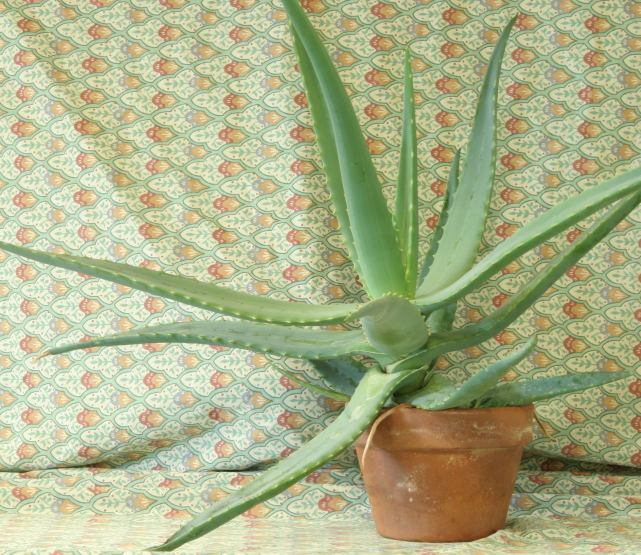
//> input picture 08_3D_vision/08_01_disparity/data/aloeL.jpg, 1282 x 1110 px (shown at 1/2 size)
$ ./frequencies ../../08_3D_vision/08_01_disparity/data/aloeL.jpg   (built with g++ and OpenCV 4)
//> lines starting //> are read from the running program, lines starting //| are printed output that depends on the picture
/**
 * @file frequencies.cpp
 * @brief Fourier Basis Wave Visualization (equivalent to freq.py)
 * @author José Miguel Guerrero Hernández
 *
 * This example demonstrates:
 * - Generation of Fourier basis functions (sinusoidal waves)
 * - Visualization of frequency components
 *
 * The 2D Fourier basis function is:
 *   Z(x,y) = cos(2π(ux/M + vy/N))
 *
 * Where:
 * - u: horizontal oscillations (frequency in x direction)
 * - v: vertical oscillations (frequency in y direction)
 * - M, N: image dimensions
 */

#include <cstdlib>
#include <opencv2/core.hpp>
#include <opencv2/highgui.hpp>
#include <opencv2/imgproc.hpp>
#include <opencv2/imgcodecs.hpp>
#include <iostream>
#include <cmath>

/**
 * @brief Generates a 2D Fourier basis wave for frequency (u, v)
 *
 * Creates a cosine wave pattern that represents one frequency component
 * of the 2D Fourier transform. This basis function oscillates:
 *   - 'u' times horizontally (across columns)
 *   - 'v' times vertically (across rows)
 *
 * Formula: Z(x,y) = cos(2π(ux/M + vy/N))
 *
 * @param u Horizontal frequency (number of complete cycles in x direction)
 * @param v Vertical frequency (number of complete cycles in y direction)
 * @param M Number of columns (width of the generated pattern)
 * @param N Number of rows (height of the generated pattern)
 * @return CV_32F matrix containing the basis wave with values in [-1, 1]
 */
cv::Mat basicWave(int u, int v, int M = 500, int N = 500)
{
  cv::Mat Z(N, M, CV_32F);

  // Generate 2D cosine wave pattern
  for (int y = 0; y < N; y++) {
    for (int x = 0; x < M; x++) {
      // Calculate phase: 2π(ux/M + vy/N)
      // This creates u horizontal cycles and v vertical cycles
      double angle = 2.0 * CV_PI *
        (static_cast<double>(u) * x / M + static_cast<double>(v) * y / N);
      Z.at<float>(y, x) = static_cast<float>(std::cos(angle));
    }
  }

  return Z;
}

/**
 * @brief Computes the Discrete Fourier Transform of a grayscale image
 *
 * Performs the following steps:
 * 1. Pads the image to optimal size for FFT performance
 * 2. Converts to complex format (real + imaginary planes)
 * 3. Applies DFT to obtain frequency domain representation
 *
 * @param image Input grayscale image (CV_8U or CV_32F)
 * @return Complex DFT result (CV_32FC2) with real and imaginary components
 *         Size may be larger than input due to optimal padding
 */
cv::Mat computeDFT(const cv::Mat & image)
{
  // Pad to optimal size for DFT performance (powers of 2, 3, 5)
  cv::Mat padded;
  int optimal_rows = cv::getOptimalDFTSize(image.rows);
  int optimal_cols = cv::getOptimalDFTSize(image.cols);

  cv::copyMakeBorder(image, padded,
                     0, optimal_rows - image.rows,
                     0, optimal_cols - image.cols,
                     cv::BORDER_CONSTANT, cv::Scalar::all(0));

  // Create complex image with real and imaginary parts
  cv::Mat real_part;
  padded.convertTo(real_part, CV_32F);  // Real part = image data
  cv::Mat imaginary_part = cv::Mat::zeros(padded.size(), CV_32F);  // Imaginary part = 0

  cv::Mat planes[] = {real_part, imaginary_part};
  cv::Mat complex_image;
  cv::merge(planes, 2, complex_image);  // Merge into 2-channel complex matrix

  // Compute DFT
  cv::dft(complex_image, complex_image, cv::DFT_COMPLEX_OUTPUT);

  return complex_image;
}

/**
 * @brief Displays usage information
 */
// [26 lines left out: function printHelp, not called in this run]

int main(int argc, char ** argv)
{
  // Command-line arguments; --help prints the usage, as in every other example.
  // The two modes are told apart by whether --u and --v are given, instead of
  // by sniffing whether the positional arguments look numeric
  cv::CommandLineParser parser(argc, argv,
    "{help h | | Show this help message}"
    "{@input | ../../data/starry_night.jpg | Image to decompose and reconstruct}"
    "{maxfreq | -1 | Highest frequency used, -1 for max(width, height) / 2}"
    "{size | -1 | Side of the square basis waves, -1 for max(width, height)}"
    "{u | -1 | Single basis wave mode: horizontal frequency, needs v as well}"
    "{v | -1 | Single basis wave mode: vertical frequency, needs u as well}");
  if (parser.has("help")) {
    printHelp(argv);
    return EXIT_SUCCESS;
  }

  cv::Mat reference_image;  // Resized image for reconstruction
  cv::Mat original_image;   // Original image before resizing
  int max_freq = parser.get<int>("maxfreq");
  int size = parser.get<int>("size");
  const int single_u = parser.get<int>("u");
  const int single_v = parser.get<int>("v");

  if (!parser.check()) {
    parser.printErrors();
    return EXIT_FAILURE;
  }

  if ((single_u >= 0) != (single_v >= 0)) {
    std::cerr << "Error: --u and --v go together; give both or neither." << std::endl;
    return EXIT_FAILURE;
  }

  // Asking for one basis wave needs no image, so the image is only read in the
  // reconstruction mode. That is also where the size defaults come from
  const bool single_basis_mode = (single_u >= 0 && single_v >= 0);
  if (single_basis_mode) {
    if (size == -1) {
      size = 256;  // There is no image to take the size from
    }
    std::cout << "Single basis wave mode: u=" << single_u
              << ", v=" << single_v << ", size=" << size << "x" << size << std::endl;
  } else {
    const std::string filename = parser.get<std::string>("@input");
    original_image = cv::imread(cv::samples::findFile(filename, false), cv::IMREAD_GRAYSCALE);
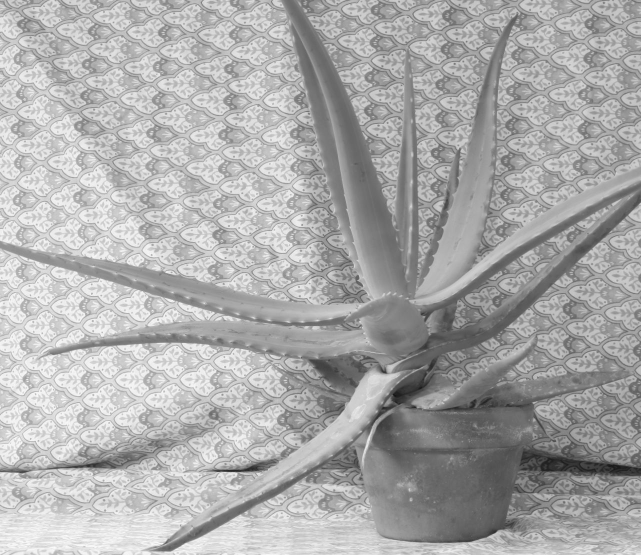
//> original_image: 1110 rows x 1282 cols, CV_8UC1 (shown at 1/2 size); min 18, max 255, mean 170.8
    if (original_image.empty()) {
      std::cerr << "Error: Could not load image '" << filename << "'" << std::endl;
      return EXIT_FAILURE;
    }
    std::cout << "Reference image loaded: " << original_image.cols << "x"
              << original_image.rows << std::endl;
//| Reference image loaded: 1282x1110

    if (size == -1) {
      size = std::max(original_image.cols, original_image.rows);
    }
    if (max_freq == -1) {
      max_freq = std::max(original_image.cols, original_image.rows) / 2;
    }
  }

  // ============================================================================
  // MODE 1: Display single basis wave (no image required)
  // ============================================================================
  if (single_basis_mode) {
    std::cout << "\nGenerating basis wave Z(x,y) = cos(2π(" << single_u << "*x/" << size
              << " + " << single_v << "*y/" << size << "))" << std::endl;

    cv::Mat basis_wave = basicWave(single_u, single_v, size, size);

    // Normalize for display: [-1,1] -> [0,255]
    cv::Mat display;
    cv::normalize(basis_wave, display, 0, 1, cv::NORM_MINMAX);
    cv::Mat displayU8;
    display.convertTo(displayU8, CV_8U, 255);

    std::string windowName = "Fourier Basis: u=" + std::to_string(single_u) +
      ", v=" + std::to_string(single_v);
    cv::namedWindow(windowName, cv::WINDOW_AUTOSIZE);
    cv::imshow(windowName, displayU8);

    std::cout << "Press any key to exit..." << std::endl;
    cv::waitKey(0);
    cv::destroyAllWindows();
    return EXIT_SUCCESS;
  }

  // Resize image to working size
  if (!original_image.empty()) {
    cv::resize(original_image, reference_image, cv::Size(size, size));
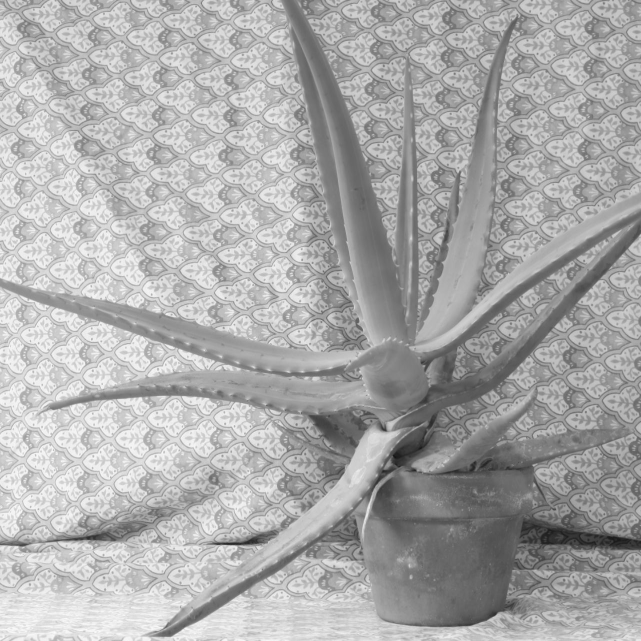
//> reference_image: 1282 rows x 1282 cols, CV_8UC1 (shown at 1/2 size); min 18, max 255, mean 170.7
  }

  if (reference_image.empty()) {
    std::cerr << "Error: Image is required for reconstruction demo." << std::endl;
    std::cerr << "Usage: " << argv[0] << " [image_path] [--maxfreq=N] [--size=N]" << std::endl;
    return EXIT_FAILURE;
  }

  std::cout << "Max frequency: " << max_freq << std::endl;
//| Max frequency: 641
  std::cout << "Basis wave size: " << size << "x" << size << std::endl;
//| Basis wave size: 1282x1282

  // ============================================================================
  // SECTION 2: Compute DFT of reference image
  // ============================================================================
  std::cout << "Computing DFT..." << std::endl;
  cv::Mat complex_dft = computeDFT(reference_image);
//> in computeDFT, `cv::copyMakeBorder(image, padded, 0, optimal_rows - image.rows, 0, opt..`:
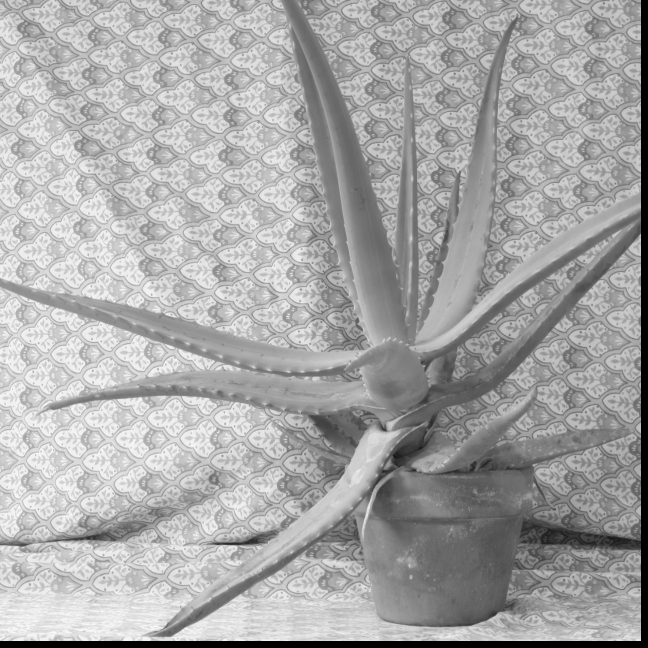
//> padded: 1296 rows x 1296 cols, CV_8UC1 (shown at 1/2 size); min 0, max 255, mean 167
  std::cout << "DFT size: " << complex_dft.cols << "x" << complex_dft.rows << std::endl;
//| DFT size: 1296x1296

  // Auto-adjust max_freq to include all DFT frequencies if user didn't specify
  if (argc < 3) {
    max_freq = std::max(complex_dft.rows, complex_dft.cols) - 1;
    std::cout << "Using full DFT spectrum, max_freq updated to: " << max_freq << std::endl;
//| Using full DFT spectrum, max_freq updated to: 1295
  }

  // ============================================================================
  // SECTION 3: Progressive reconstruction animation loop
  // ============================================================================
  std::cout << "\nStarting animation loop..." << std::endl;
  std::cout << "Press SPACE to pause/resume, Q or ESC to quit" << std::endl;

  const std::string window_name = "Fourier Basis Reconstruction";
  cv::namedWindow(window_name, cv::WINDOW_AUTOSIZE);

  bool paused = false;
  int u = 0;
  int v = 0;

  // Partial DFT spectrum: accumulates frequencies progressively
  // Starts empty (all zeros), one frequency added per iteration
  cv::Mat partial_dft = cv::Mat::zeros(complex_dft.size(), CV_32FC2);

  while (true) {
    if (!paused) {
      // --- Step 1: Generate basis wave for current frequency (u,v) ---
      cv::Mat basis_wave = basicWave(u, v, size, size);

      // --- Step 2: Get DFT coefficient at this frequency ---
      int dft_u = u;
      int dft_v = v;

      // Validate frequency is within DFT bounds (may differ from max_freq)
      if (dft_u >= complex_dft.cols || dft_v >= complex_dft.rows) {
        // Out of bounds - skip to next frequency
        v++;
        if (v > max_freq) {
          v = 0;
          u++;
        }
        continue;
      }

      // Extract complex coefficient: F(u,v) = real + i*imag
      cv::Vec2f coefficient = complex_dft.at<cv::Vec2f>(dft_v, dft_u);
//> coefficient = [280474368, 0]
      float real_part = coefficient[0];
//> real_part = 280474368
      float imag_part = coefficient[1];
//> imag_part = 0
      float magnitude = std::sqrt(real_part * real_part + imag_part * imag_part);
//> magnitude = 280474368

      // --- Step 3: Add frequency to partial spectrum ---
      partial_dft.at<cv::Vec2f>(dft_v, dft_u) = coefficient;

      // For real-valued images, DFT has conjugate symmetry:
      // F(M-u, N-v) = conjugate(F(u,v))
      // We must add both the frequency and its conjugate pair for correct IDFT
      if (u > 0 || v > 0) {  // Skip DC component (u=0, v=0) - it has no pair
        int conj_u = (u == 0) ? 0 : (complex_dft.cols - u);
        int conj_v = (v == 0) ? 0 : (complex_dft.rows - v);
        if (conj_u < complex_dft.cols && conj_v < complex_dft.rows) {
          // Conjugate: flip sign of imaginary part
          partial_dft.at<cv::Vec2f>(conj_v, conj_u) = cv::Vec2f(real_part, -imag_part);
        }
      }

      // --- Step 4: Inverse DFT to reconstruct image from partial spectrum ---
      // DFT_SCALE: normalize by 1/N (required for proper amplitude)
      // DFT_REAL_OUTPUT: output only real part (imaginary should be ~0)
      cv::Mat reconstructed_complex;
      cv::idft(partial_dft, reconstructed_complex, cv::DFT_SCALE | cv::DFT_REAL_OUTPUT);
//> reconstructed_complex: 1296 rows x 1296 cols, CV_32FC1; every value is 167

      // Extract real channel (imaginary part is negligible for real images)
      cv::Mat reconstruction;
      if (reconstructed_complex.channels() == 2) {
        cv::Mat planes[2];
        cv::split(reconstructed_complex, planes);
        reconstruction = planes[0];  // Real part only
      } else {
        reconstruction = reconstructed_complex;  // Already real
      }

      // Remove padding: crop back to working size
      reconstruction = reconstruction(cv::Rect(0, 0, size, size));
//> reconstruction: 1282 rows x 1282 cols, CV_32FC1; every value is 167

      // --- Step 5: Prepare images for display ---

      // Basis wave: normalize from [-1,1] to [0,255] for visualization
      cv::Mat basis_display;
      cv::normalize(basis_wave, basis_display, 0, 1, cv::NORM_MINMAX);
      cv::Mat basis_u8;
      basis_display.convertTo(basis_u8, CV_8U, 255);

      // Reconstruction: convert to 8-bit and clamp to valid range
      cv::Mat reconstruction_u8;
      reconstruction.convertTo(reconstruction_u8, CV_8U);
//> reconstruction_u8: 1282 rows x 1282 cols, CV_8UC1; every value is 167
      reconstruction_u8 = cv::max(0, cv::min(255, reconstruction_u8));

      // Create 3-panel display: [Original | Basis | Reconstruction]
      cv::Mat combined;
      cv::hconcat(reference_image, basis_u8, combined);
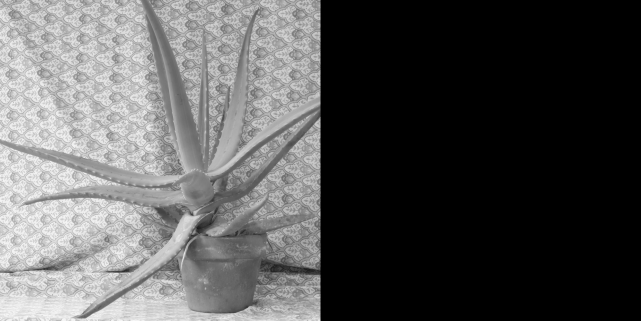
//> combined: 1282 rows x 2564 cols, CV_8UC1 (shown at 1/4 size); min 0, max 255, mean 85.3
      cv::hconcat(combined, reconstruction_u8, combined);
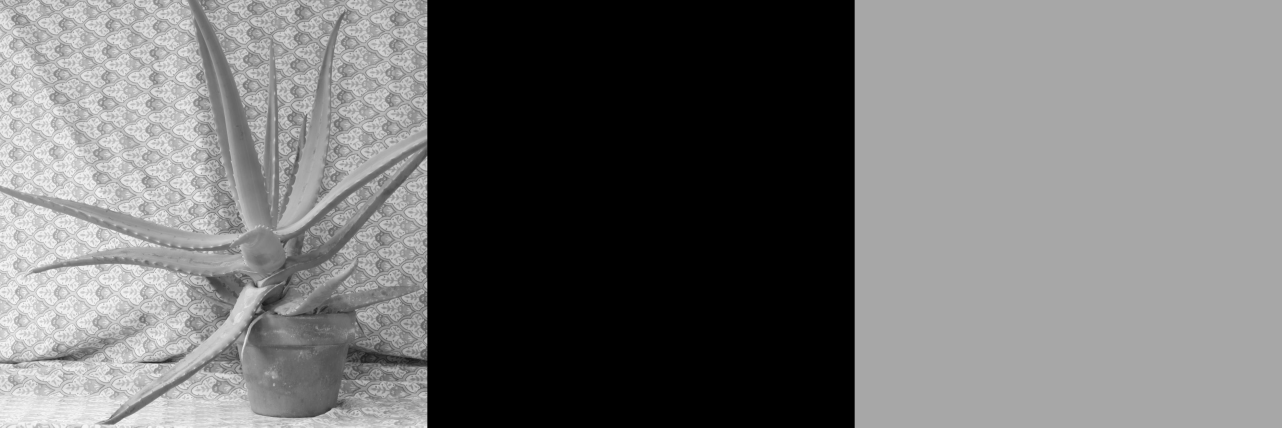
//> combined: 1282 rows x 3846 cols, CV_8UC1 (shown at 1/3 size); min 0, max 255, mean 112.6

      // Build informative window title showing current state
      int total_freqs = (u * (max_freq + 1)) + v + 1;  // Number of frequencies processed
      int max_total_freqs = (max_freq + 1) * (max_freq + 1);  // Total frequencies to process
      std::string window_title = "Fourier: u=" + std::to_string(u) +
        ", v=" + std::to_string(v) +
        " (" + std::to_string(total_freqs) + "/" + std::to_string(max_total_freqs) + ")" +
        " | Mag=" + std::to_string(static_cast<int>(magnitude)) +
        " | Original - Basis - Reconstruction";

      cv::setWindowTitle(window_name, window_title);
      cv::imshow(window_name, combined);

      // --- Step 6: Move to next frequency ---
      // Scan order: increment v first (vertical), then u (horizontal)
      // Pattern: (0,0), (0,1), (0,2), ..., (0,max_freq), (1,0), (1,1), ...
      v++;
      if (v > max_freq) {
        v = 0;  // Reset v, move to next u
        u++;
        if (u > max_freq) {
          // All frequencies processed - reconstruction complete!
          std::cout << "\nReached maximum frequency (" << max_freq << "," << max_freq << ")" <<
            std::endl;
          std::cout << "Reconstruction complete. Press any key to exit..." << std::endl;
          paused = true;  // Pause to show final result
        }
      }
    }

    // Keyboard controls
    int key = cv::waitKey(paused ? 0 : 10);  // 10ms between frames when running
//> the 'q' key is pressed
    if (key == 27 || key == 'q' || key == 'Q') {  // ESC or Q
      break;
    } else if (key == ' ') {  // SPACE
      paused = !paused;
      std::cout << (paused ? "Paused" : "Resumed") << " at u=" << u << ", v=" << v << std::endl;
    } else if (paused && u > max_freq) {
      // Any other key when paused at the end - exit
      break;
    }
  }

  cv::destroyAllWindows();
  return EXIT_SUCCESS;
}
